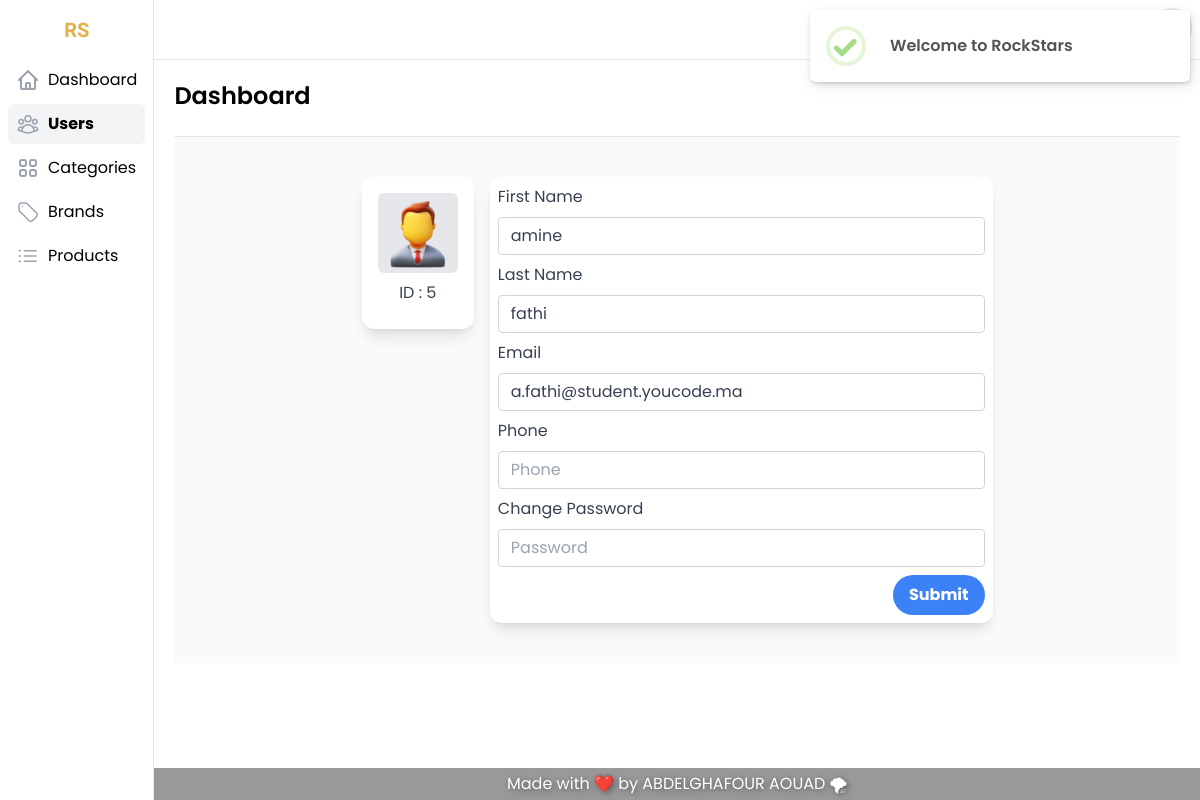
Screenshot of /code/edit.php (signed in) with the database file from the repository.
### tables this page shows
CREATE TABLE IF NOT EXISTS `users` (
  `id` int NOT NULL AUTO_INCREMENT,
  `first_name` varchar(255) NOT NULL,
  `last_name` varchar(255) NOT NULL,
  `email` varchar(255) NOT NULL,
  `password` varchar(255) NOT NULL,
  `phone` varchar(20) DEFAULT NULL,
  `role_id` int NOT NULL DEFAULT '1',
  `created_at` timestamp NOT NULL DEFAULT CURRENT_TIMESTAMP,
  `updated_at` timestamp NOT NULL DEFAULT CURRENT_TIMESTAMP,
  `updated_by` int DEFAULT NULL,
  `picture` text,
  PRIMARY KEY (`id`)
);

### code/scripts.php (called while the page is built, shortened)
<?php
include_once 'connection.php';
function getUser($id)
{
      global $conn;
      $sql = "SELECT * FROM users where id = $id ";
      $res = mysqli_fetch_assoc(mysqli_query($conn, $sql));
      return $res;
}

### code/edit.php (the view, shortened to what this page needs)
<?php
include 'scripts.php';
if (isset($_SESSION['id'])) {
  if (isset($_GET['id_user'])) {
    $user = getUser($_GET['id_user']);
  } else {
    $user = getUser($_SESSION['id']);
  }
} else {
  header('location: 404.php');
}
?>
<!DOCTYPE html>
<html lang="en">
<head>
  <link rel="stylesheet" href="https://cdn.jsdelivr.net/npm/@splidejs/splide@2.4.21/dist/css/splide.min.css" />
  <link rel="stylesheet" href="assets/css/main.css" />
</head>
<body class="font-Poppins">
  <div class="flex h-screen overflow-y-hidden bg-white">
    <?php
    include 'include/sidebar-dashboard.php';
    ?>
    <div class="flex flex-col flex-1 h-full overflow-hidden">
      <?php include 'include/header-dashboard.php'; ?>
      <main class="flex-1 max-h-full p-5 overflow-hidden overflow-y-scroll">
        <div class="flex flex-col items-start justify-between pb-6 space-y-4 border-b lg:items-center lg:space-y-0 lg:flex-row">
          <h1 class="text-2xl font-semibold whitespace-nowrap">Dashboard</h1>
        </div>
        <div class="bg-gray-50 py-10 w-full min-h-max gap-4 flex-wrap flex justify-center items-start">
          <div class=" p-2 bg-white rounded-xl transform transition-all shadow-lg">
            <div class="mb-2 text-center">
              <div class="w-24 h-24 flex items-center">
                <img class="w-20 h-20 mx-auto rounded-md bg-gray-200" src="assets/img/users/<?= $user['picture'] != null ? $user['picture'] : 'avatar.png' ?>" alt="">
              </div>
              <label for="exampleFormControlInput1" class="form-label text-center inline-block mb-2 text-gray-700">ID : <?= $user['id'] ?></label>
            </div>
          </div>
          <div class="p-2 bg-white rounded-xl transform transition-all shadow-lg w-1/2">
            <form action="scripts.php" method="post">
              <div class="mb-2">
                <label for="exampleFormControlInput1" class="form-label inline-block mb-2 text-gray-700">First Name</label>
                <input autocomplete="off" type="text" id="first_name" name="first_name" placeholder="First Name" value="<?= $user['first_name'] ?>" class="form-control block w-full px-3 py-1.5 text-base font-normal text-gray-700 bg-white bg-clip-padding border border-solid border-gray-300 rounded transition ease-in-out m-0 focus:text-gray-700 focus:bg-white focus:border-blue-600 focus:outline-none" />
              </div>
              <div class="mb-2">
                <label for="exampleFormControlInput1" class="form-label inline-block mb-2 text-gray-700">Last Name</label>
                <input autocomplete="off" type="text" id="last_name" name="last_name" placeholder="Last Name" value="<?= $user['last_name'] ?>" class="form-control block w-full px-3 py-1.5 text-base font-normal text-gray-700 bg-white bg-clip-padding border border-solid border-gray-300 rounded transition ease-in-out m-0 focus:text-gray-700 focus:bg-white focus:border-blue-600 focus:outline-none" />
              </div>
              <div class="mb-2">
                <label for="exampleFormControlInput1" class="form-label inline-block mb-2 text-gray-700">Email</label>
                <input autocomplete="off" type="email" id="email" name="email" placeholder="Email" value="<?= $user['email'] ?>" class="form-control block w-full px-3 py-1.5 text-base font-normal text-gray-700 bg-white bg-clip-padding border border-solid border-gray-300 rounded transition ease-in-out m-0 focus:text-gray-700 focus:bg-white focus:border-blue-600 focus:outline-none" />
              </div>
              <div class="mb-2">
                <label for="exampleFormControlInput1" class="form-label inline-block mb-2 text-gray-700">Phone</label>
                <input autocomplete="off" type="text" id="phone" name="phone" placeholder="Phone" value="<?= $user['phone'] ?>" class="form-control block w-full px-3 py-1.5 text-base font-normal text-gray-700 bg-white bg-clip-padding border border-solid border-gray-300 rounded transition ease-in-out m-0 focus:text-gray-700 focus:bg-white focus:border-blue-600 focus:outline-none" />
              </div>
              <div class="mb-2">
                <label for="exampleFormControlInput1" class="form-label inline-block mb-2 text-gray-700">Change Password</label>
                <input autocomplete="off" type="password" id="password" name="password" placeholder="Password" value="" class="form-control block w-full px-3 py-1.5 text-base font-normal text-gray-700 bg-white bg-clip-padding border border-solid border-gray-300 rounded transition ease-in-out m-0 focus:text-gray-700 focus:bg-white focus:border-blue-600 focus:outline-none" />
              </div>
              <div class="text-end">
                <input type="submit" name="update_user" class="bg-blue-500 hover:bg-blue-700 text-white font-bold py-2 px-4 rounded-full">
              </div>
            </form>
          </div>
        </div>
      </main>
      <footer class="py-1 bg-transparentBlack">
        <div class="container mx-auto">
          <p class="text-shadow-lg text-xs md:text-base text-center text-white">Made with ❤️ by ABDELGHAFOUR AOUAD 🌪</p>
        </div>
      </footer>
    </div>
  </div>
</body>
</html>

### rows the page displays
users: id "5", first_name "amine", last_name "fathi", email "a.fathi@student.youcode.ma"
